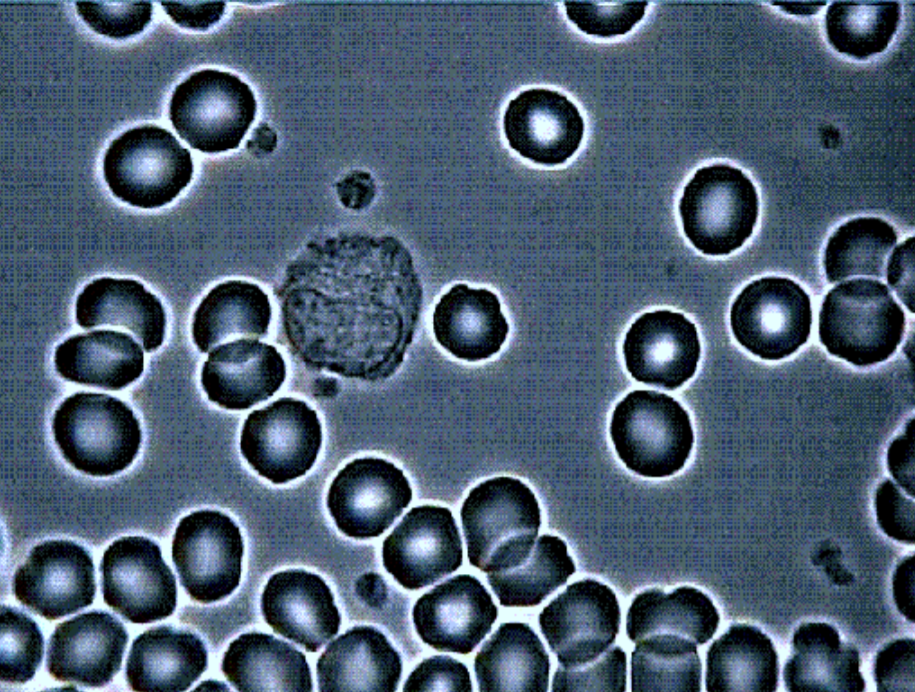
#> input picture blood/blood-cells.png, 915 x 692 px
$ jupyter execute blood-cells.ipynb   (shell and % lines are left out)
#> lines starting #> are read from the running program, lines starting #| are printed output that depends on the picture; after the words box and inside, x2 and y2 are one past the last pixel; in counts of white or black regions, pixels touching at a corner belong together
[cell 1]
import matplotlib.pyplot as plt
import numpy as np

def plot_image(images, title=None, labels=None, size=(4, 4), cmap='gray'):
    if not isinstance(images, list):
        images = [images]

    if not isinstance(labels, list):
        labels = []

    fig, axs = plt.subplots(1, len(images), figsize=size,  dpi=150)

    if title is not None:
        fig.suptitle(title, fontsize=16)
    need_titles = len(labels) == len(images)
    for i, image in enumerate(images):
        ax = axs[i] if len(images) > 1 else axs

        if need_titles:
            ax.set_title(labels[i])
        ax.imshow(image, cmap)
        ax.axis('off')

[cell 2]
import cv2

[cell 3]
img = cv2.imread('./blood-cells.png')
#> img is the input picture: shape (692, 915, 3); mean B, G, R 112.1, 93.1, 75.3
gray = cv2.cvtColor(img, cv2.COLOR_BGR2GRAY)
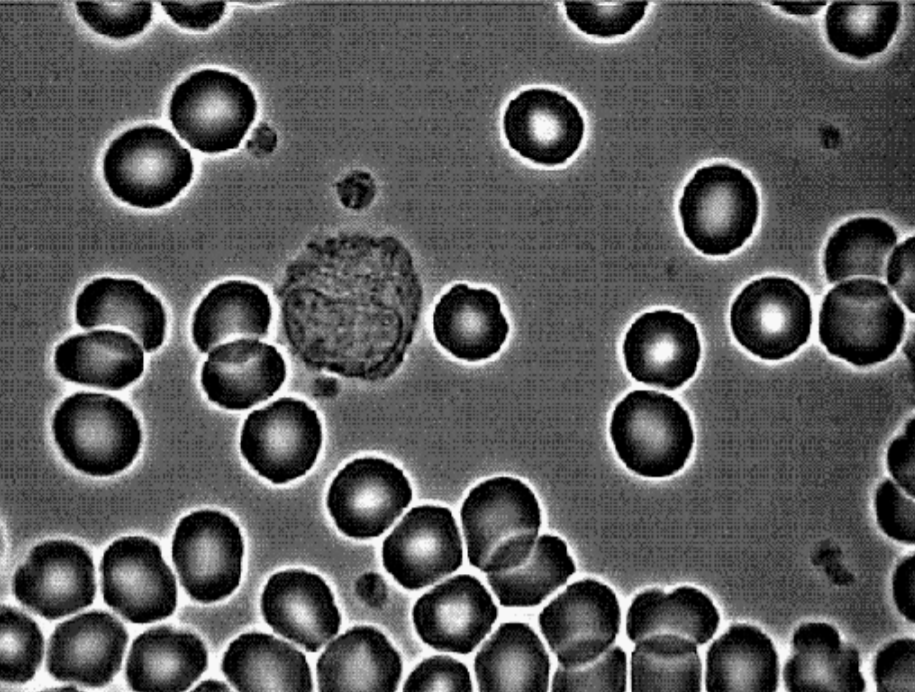
#> gray: shape (692, 915); min 0, max 248, mean 90
plot_image([img, gray], labels=['Source', 'Gray'], size=(8,8))
#> in plot_image, `need_titles = len(labels) == len(images)`: need_titles = True
#> the loop in plot_image, `for i, image in enumerate(images):` made 2 passes
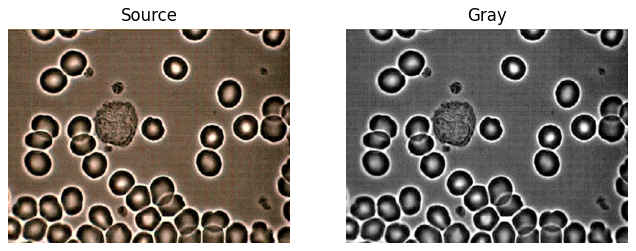
#> figure drawn by matplotlib, 2 panels; B, G, R data is drawn as R, G, B

[cell 4]
blurred = cv2.blur(gray, (7, 7))
canny = cv2.Canny(blurred, 130, 230)
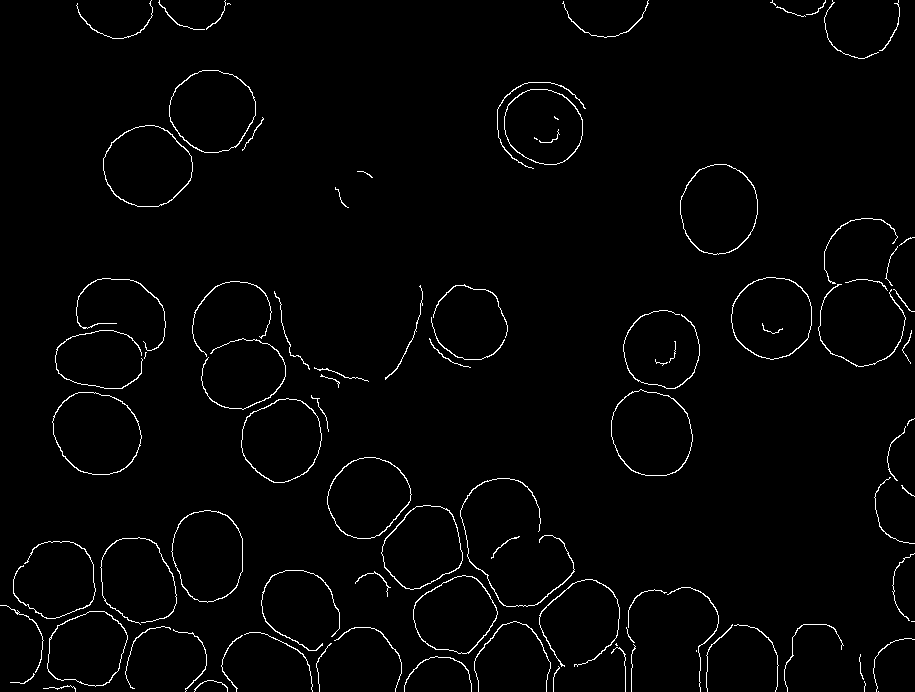
#> canny: shape (692, 915); 1.9% white in thin lines or dots
plot_image([blurred, canny], labels=['Blurred', 'Canny'], size=(8,8))
#> the loop in plot_image (call 2), `for i, image in enumerate(images):` made 2 passes

[cell 5]
morph1 = cv2.morphologyEx(canny, cv2.MORPH_CLOSE, cv2.getStructuringElement(cv2.MORPH_RECT, (5, 5)), iterations=2)
#> morph1: shape (692, 915); 3.8% white; 31 white regions (5 under 20 px), largest, box (x1, y1, x2, y2) and area: (244, 457, 844, 692) 8193, (0, 510, 243, 692) 4156, (192, 281, 369, 483) 1970
morph2 = cv2.morphologyEx(morph1, cv2.MORPH_DILATE, cv2.getStructuringElement(cv2.MORPH_RECT, (5, 5)), iterations=2)
#> morph2: shape (692, 915); 17.3% white; 23 white regions, largest, box (x1, y1, x2, y2) and area: (0, 453, 848, 692) 45873, (188, 277, 373, 487) 9906, (727, 214, 915, 371) 8767
morph3 = cv2.morphologyEx(morph2, cv2.MORPH_DILATE, cv2.getStructuringElement(cv2.MORPH_RECT, (12, 12)), iterations=1)
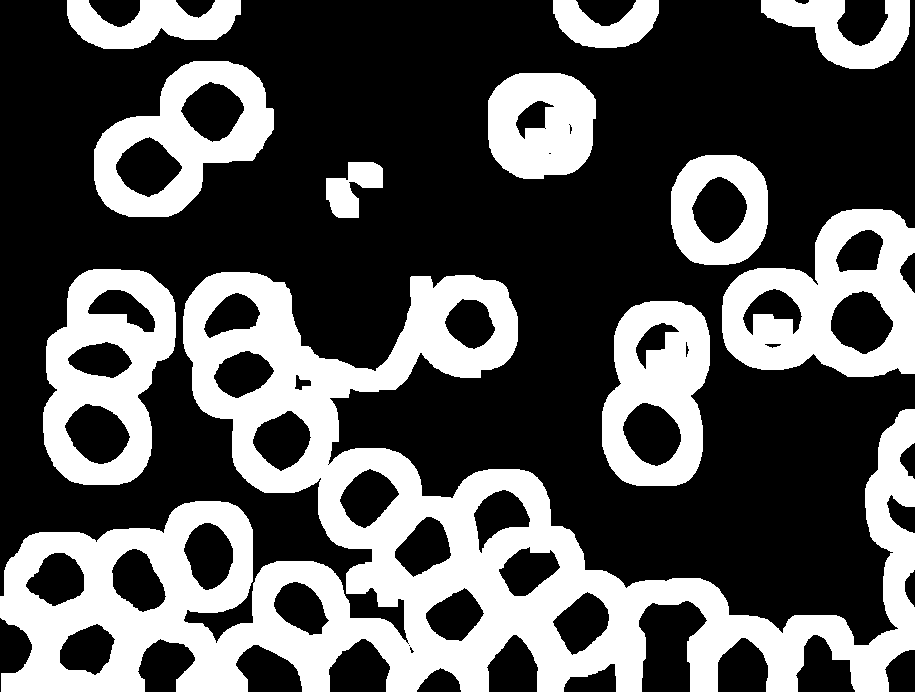
#> morph3: shape (692, 915); 34% white; 11 white regions, largest, box (x1, y1, x2, y2) and area: (0, 272, 915, 692) 123637, (722, 209, 915, 377) 18194, (43, 269, 176, 485) 16286

white = np.ones(morph3.shape, dtype='uint8')
inversed = cv2.subtract(white, morph3)
#> white: shape (692, 915); every value is 1

plot_image([morph3, inversed], labels=['After morph transformations', 'Inversed'], size=(8,8))

[cell 6]
_, markers = cv2.connectedComponents(inversed)
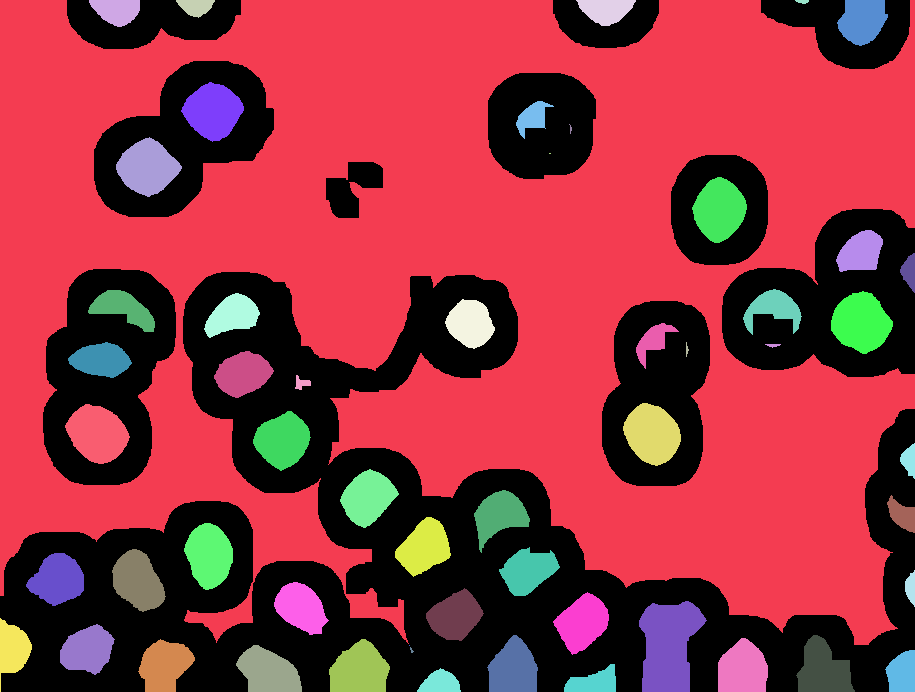
#> markers: shape (692, 915) int32; 56 distinct labels, from 0 to 55; one colour per label, 0 black

plot_image([markers], labels=['Components'], size=(8,8), cmap='rainbow')

[cell 7]
black = np.zeros(inversed.shape, dtype='uint8')
for numb in np.unique(markers):
    if numb > 1:
        black[markers == numb] = 255
#> this loop made 56 passes
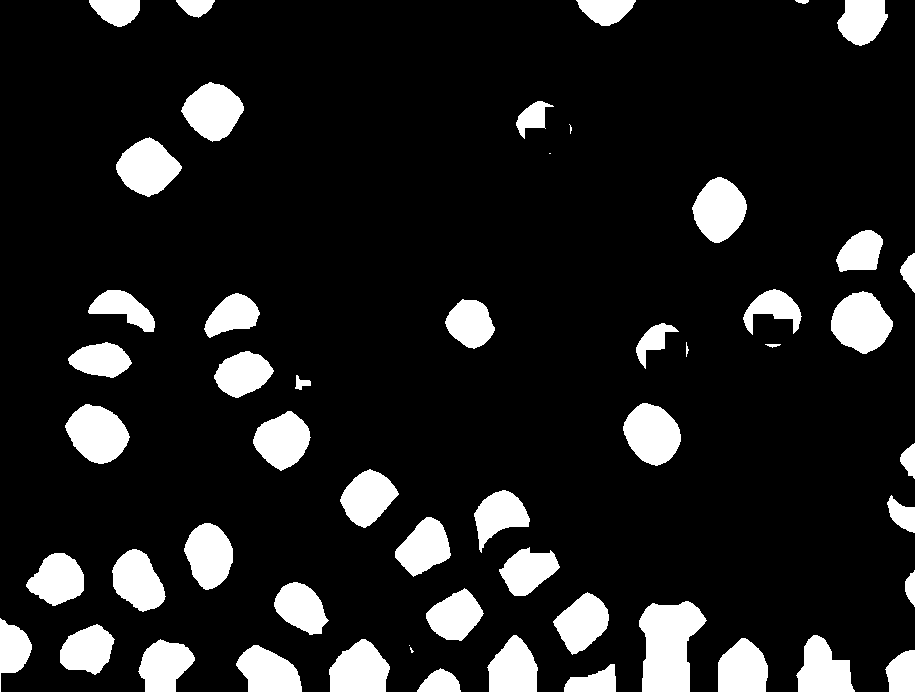
#> black: shape (692, 915); 12.7% white; 54 white regions (4 under 20 px), largest, box (x1, y1, x2, y2) and area: (639, 601, 707, 692) 4364, (831, 291, 893, 354) 2721, (65, 404, 130, 464) 2678

# убираем совсем мелкие компоненты
erode = cv2.morphologyEx(black, cv2.MORPH_ERODE, cv2.getStructuringElement(cv2.MORPH_ELLIPSE, (8, 8)), iterations=1)
#> erode: shape (692, 915); 8.8% white; 47 white regions, largest, box (x1, y1, x2, y2) and area: (643, 605, 702, 692) 3456, (835, 295, 889, 350) 1997, (69, 408, 126, 460) 1962

# наращиваем обратно
final = cv2.morphologyEx(erode, cv2.MORPH_DILATE, cv2.getStructuringElement(cv2.MORPH_ELLIPSE, (10, 10)), iterations=1)
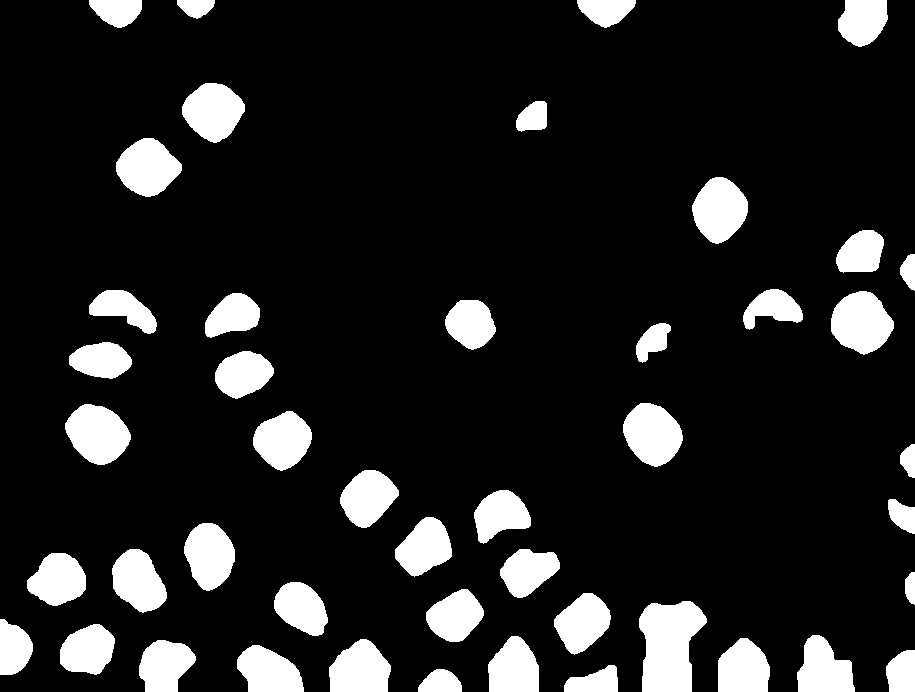
#> final: shape (692, 915); 13.5% white; 46 white regions

plot_image([black, final], labels=['After components binarization', 'After morph tranformations'], size=(8,8))

[cell 8]
# считаем контуры
import imutils

t = cv2.findContours(final, cv2.RETR_EXTERNAL, cv2.CHAIN_APPROX_SIMPLE)
#> t = 46 contours; largest, box (x1, y1, x2, y2) and area: (639, 601, 707, 692) 4428, (831, 291, 894, 355) 2796, (65, 404, 131, 465) 2760, (623, 403, 683, 467) 2682, (692, 177, 748, 244) 2598
print('Всего найдено клеток', len(imutils.grab_contours(t)))
#| Всего найдено клеток 46

[cell 9]
res = img.copy()
res[final==255] = [0, 255, 0]
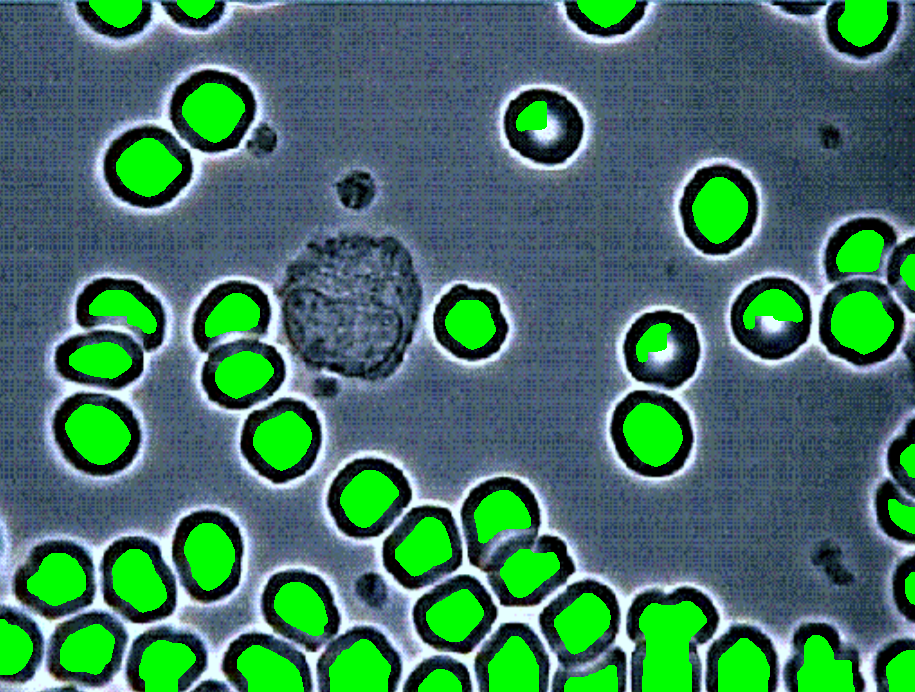
#> res: shape (692, 915, 3); 13.49% of pixels changed, all inside (x1, y1, x2, y2) = (0, 0, 915, 692)
plot_image([res], labels=['Result'], size=(8,8))
